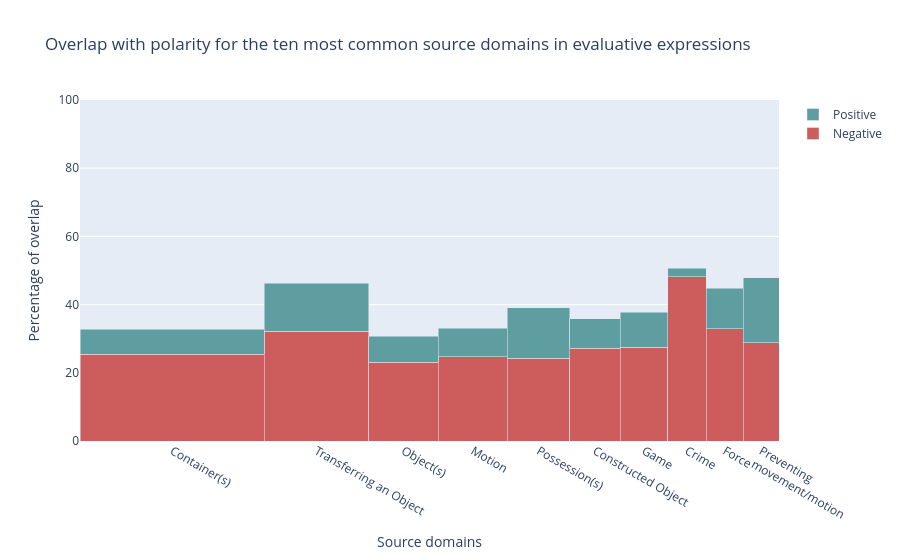

Notebook source saved alongside this figure:
### Code cell
# Marimekko plot for the ten source domains that are most commonly found in units labelled for Attitude
mst_common_df = chi_df[chi_df.SD.isin(mst_common_eval)][chi_df.Total>20][['SD','Negative', 'Positive', 'Not Evaluative', 'Total']].sort_values('Total', ascending=False)

df = mst_common_df

df["Neg_pct"] = df.Negative / df.Total
df["Pos_pct"] = df.Positive / df.Total
df["Not_pct"] = df["Not Evaluative"] / df.Total

labels = list(df.SD)
widths = np.array(df.Total)

data = {
    'Negative': list(df['Neg_pct']*100),
    'Positive': list(df['Pos_pct']*100)#,
#    "Not Evaluative": list(df['Not_pct']*100)
}

fig = go.Figure()
fig.add_trace(go.Bar(
    name='Negative',
    y=data['Negative'],
    x=np.cumsum(widths)-widths,
    width=widths,
    offset=0,
    marker_color='indianred',
    customdata=np.transpose([labels, widths*data['Negative']]),
    hovertemplate="<br>".join([
        "label: %{customdata[0]}",
        "percent: %{y}"
    ])
))

fig.add_trace(go.Bar(
    name='Positive',
    y=data['Positive'],
    x=np.cumsum(widths)-widths,
    width=widths,
    offset=0,
    marker_color='cadetblue',
    customdata=np.transpose([labels, widths*data['Positive']]),
    textposition="inside",
    textangle=0,
    textfont_color="white",
    hovertemplate="<br>".join([
        "label: %{customdata[0]}",
        "percent: %{y}"
    ])
))

fig.update_xaxes(
    tickvals=np.cumsum(widths)-widths/2,
    ticktext= ["%s" % l for l in ['Preventing <br>movement/motion' if x=='Preventing movement/motion' else x for x in labels]],
#    tickangle = 30
)

fig.update_xaxes(range=[0,widths.sum()])
fig.update_yaxes(range=[0,100])

fig.update_layout(
    title_text="Overlap with polarity for the ten most common source domains in evaluative expressions",
    xaxis=dict(
        title="Source domains"),
    yaxis=dict(title="Percentage of overlap"),
    barmode="stack",
    uniformtext=dict(mode="hide", minsize=10),
)

fig.show()
fig.write_html("top10eval.html")

### Figure 1 — Plotly figure (JSON) as saved in the notebook; plotly's stock layout.template omitted (floating-point values rounded to 4 significant figures)
{"data": [{"customdata": [["Container(s)", "9600.0"], ["Transferring an Object", "6900.0"], ["Object(s)", "3300.0"], ["Motion", "3500.0000000000005"], ["Possession(s)", "3100.0"], ["Constructed Object", "2800.0"], ["Game", "2699.9999999999995"], ["Crime", "3800.0"], ["Force", "2500.0000000000005"], ["Preventing movement/motion", "2100.0"]], "hovertemplate": "label: %{customdata[0]}<br>percent: %{y}", "marker": {"color": "indianred"}, "name": "Negative", "offset": 0, "type": "bar", "width": [378, 214, 143, 142, 128, 103, 98, 79, 76, 73], "x": [0, 378, 592, 735, 877, 1005, 1108, 1206, 1285, 1361], "y": [25.4, 32.24, 23.08, 24.65, 24.22, 27.18, 27.55, 48.1, 32.89, 28.77]}, {"customdata": [["Container(s)", "2799.9999999999995"], ["Transferring an Object", "3000.0"], ["Object(s)", "1100.0"], ["Motion", "1200.0"], ["Possession(s)", "1900.0"], ["Constructed Object", "900.0"], ["Game", "1000.0"], ["Crime", "200.0"], ["Force", "899.9999999999999"], ["Preventing movement/motion", "1400.0"]], "hovertemplate": "label: %{customdata[0]}<br>percent: %{y}", "marker": {"color": "cadetblue"}, "name": "Positive", "offset": 0, "textangle": 0, "textfont": {"color": "white"}, "textposition": "inside", "type": "bar", "width": [378, 214, 143, 142, 128, 103, 98, 79, 76, 73], "x": [0, 378, 592, 735, 877, 1005, 1108, 1206, 1285, 1361], "y": [7.407, 14.02, 7.692, 8.451, 14.84, 8.738, 10.2, 2.532, 11.84, 19.18]}], "layout": {"barmode": "stack", "title": {"text": "Overlap with polarity for the ten most common source domains in evaluative expressions"}, "uniformtext": {"minsize": 10, "mode": "hide"}, "xaxis": {"range": [0, 1434], "ticktext": ["Container(s)", "Transferring an Object", "Object(s)", "Motion", "Possession(s)", "Constructed Object", "Game", "Crime", "Force", "Preventing <br>movement/motion"], "tickvals": [189.0, 485.0, 663.5, 806.0, 941.0, 1056.0, 1157.0, 1246.0, 1323.0, 1398.0], "title": {"text": "Source domains"}}, "yaxis": {"range": [0, 100], "title": {"text": "Percentage of overlap"}}}}
